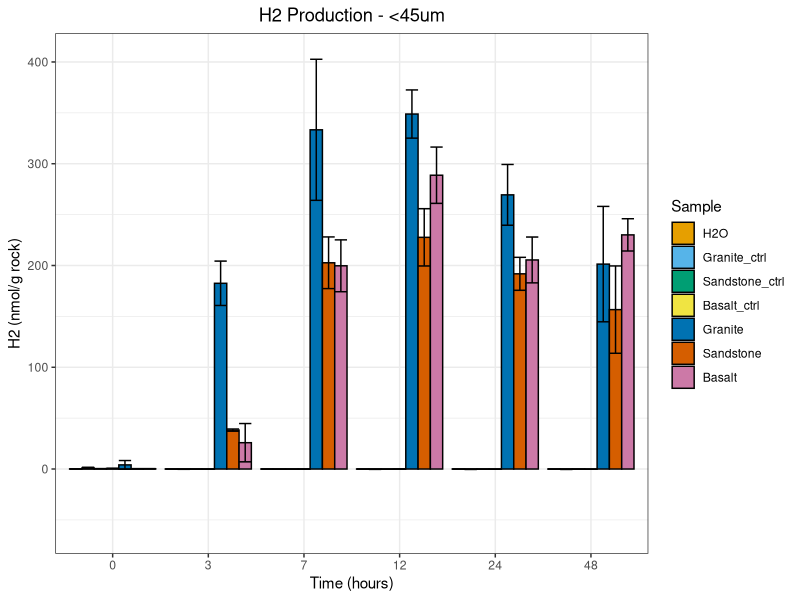
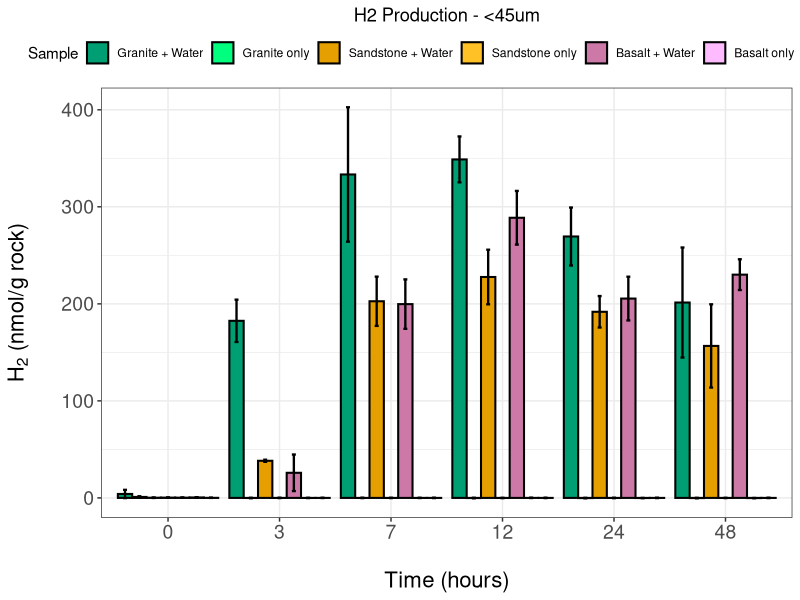
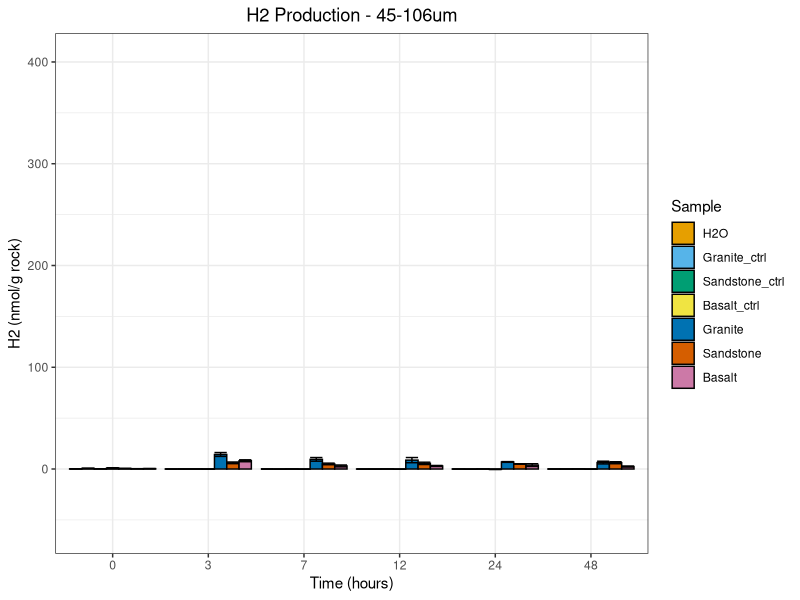
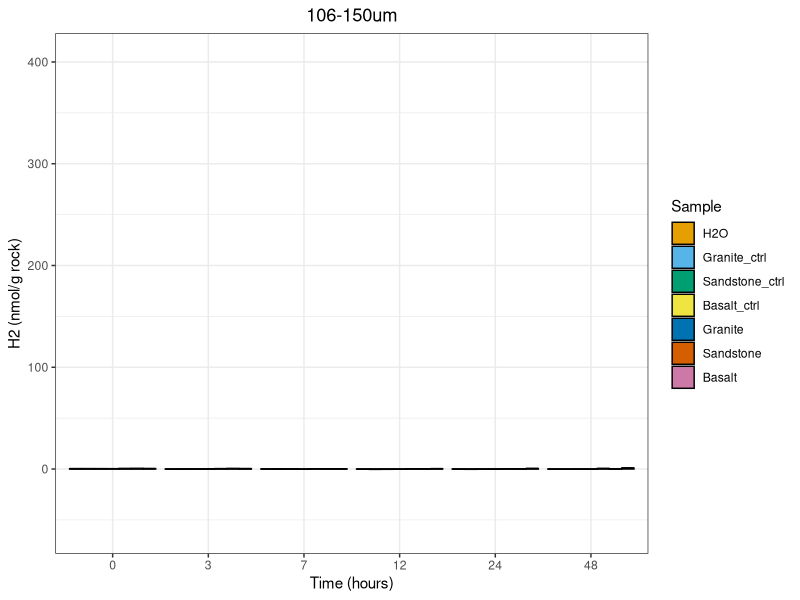
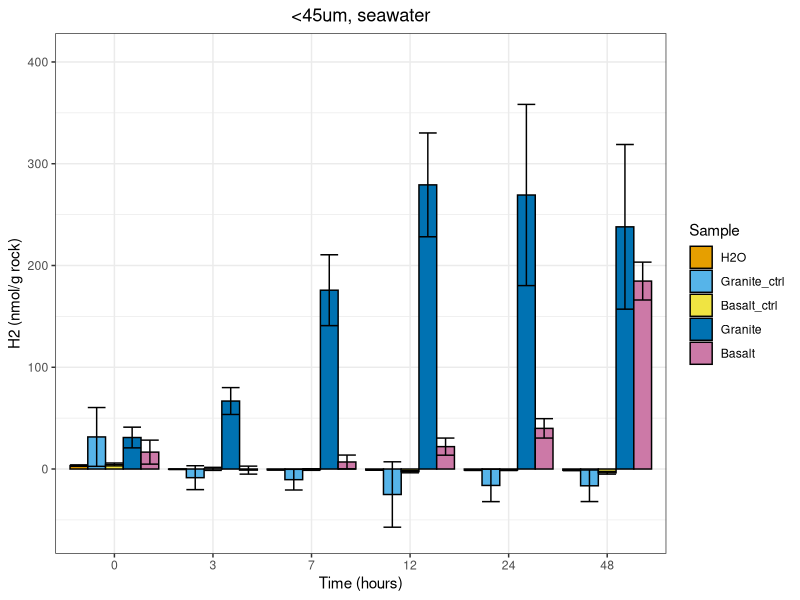

R code for these plots, in order:
########### Script for Abiotic Appendix H2 Figures ###########

library(reshape2)
library(ggplot2)
library(dplyr)

df <- read.csv("table3.csv")
df$Time <- as.factor(df$Time)
df$Sample <- factor(df$Sample,levels = c("H2O", "Granite_ctrl", "Sandstone_ctrl", "Basalt_ctrl", "Granite", "Sandstone", "Basalt"))

exp1 <- df[1:42,]
exp2 <- df[43:84,]
exp3 <- df[85:126,]
exp4 <- df[127:156,]

# The palette with grey:
cbPalette <- c("#E69F00", "#56B4E9", "#009E73", "#F0E442", "#0072B2", "#D55E00", "#CC79A7")
cbbPalette <- c("#E69F00", "#56B4E9", "#F0E442", "#0072B2", "#CC79A7")


# <45um
p1 <- ggplot(exp1, aes(x=Time, y=H2, fill=Sample)) + 
  geom_bar(stat="identity", color="black", 
           position=position_dodge()) +
  geom_errorbar(aes(ymin=H2-Std_Dev, ymax=H2+Std_Dev),
                position=position_dodge(.9)) + 
  theme_bw() + 
  scale_fill_brewer(palette="Dark2") +
  ggtitle("H2 Production - <45um") +
  xlab("Time (hours)") +
  ylab("H2 (nmol/g rock)") +
  theme(plot.title=element_text(hjust=0.5)) +
  scale_fill_manual(values=cbPalette) + ylim(-60,405)
p1


# <45um edited
exp0 <- read.csv("table5.csv")

cbbbPalette <- c("#009E73", "springgreen", "#E69F00", "goldenrod1", "#CC79A7","plum1", "#56B4E9")



exp0$Time <- as.factor(exp0$Time)
exp0$Sample <- factor(exp0$Sample,levels = c("Granite + Water", "Granite only", "Sandstone + Water", "Sandstone only",
                                             "Basalt + Water", "Basalt only", "Water"))

p1 <- ggplot(exp0, aes(x=Time, y=H2, fill=Sample)) + 
  geom_bar(stat="identity", color="black", 
           position=position_dodge(), size=0.7) +
  geom_errorbar(aes(ymin=H2-Std_Dev, ymax=H2+Std_Dev),
                position=position_dodge(.9), 
                width = 0.25,  # Adjusts the width of the error bars
                size = 0.8) +  # Adjusts the thickness of the error bars
  theme_bw() + 
  #scale_fill_brewer(palette="Dark2") +
  ggtitle("H2 Production - <45um") +
  xlab("Time (hours)") +
  ylab(expression(H[2] ~ "(nmol/g rock)")) +
  theme(plot.title=element_text(hjust=0.5),
        axis.title.x = element_text(size = 16, margin = margin(t = 20)),  
        axis.title.y = element_text(size = 16, margin = margin(r = 20)),  
        axis.text.x = element_text(size = 14),
        axis.text.y = element_text(size = 14),
        legend.position="top") +
  scale_fill_manual(values=cbbbPalette)+
  guides(fill = guide_legend(nrow = 1))
p1


# 45-106um
p2 <- ggplot(exp2, aes(x=Time, y=H2, fill=Sample)) + 
  geom_bar(stat="identity", color="black", 
           position=position_dodge()) +
  geom_errorbar(aes(ymin=H2-Std_Dev, ymax=H2+Std_Dev),
                position=position_dodge(.9)) + 
  theme_bw() + 
  scale_fill_brewer(palette="Dark2") +
  ggtitle("H2 Production - 45-106um") +
  xlab("Time (hours)") +
  ylab("H2 (nmol/g rock)") +
  theme(plot.title=element_text(hjust=0.5)) +
  scale_fill_manual(values=cbPalette) + ylim(-60,405)
p2

# 106-150um
p3 <- ggplot(exp3, aes(x=Time, y=H2, fill=Sample)) + 
  geom_bar(stat="identity", color="black", 
           position=position_dodge()) +
  geom_errorbar(aes(ymin=H2-Std_Dev, ymax=H2+Std_Dev),
                position=position_dodge(.9)) + 
  theme_bw() + 
  scale_fill_brewer(palette="Dark2") +
  ggtitle("106-150um") +
  xlab("Time (hours)") +
  ylab("H2 (nmol/g rock)") +
  theme(plot.title=element_text(hjust=0.5)) +
  scale_fill_manual(values=cbPalette) + ylim(-60,405)
p3

# <45um seawater
p4 <- ggplot(exp4, aes(x=Time, y=H2, fill=Sample)) + 
  geom_bar(stat="identity", color="black", 
           position=position_dodge()) +
  geom_errorbar(aes(ymin=H2-Std_Dev, ymax=H2+Std_Dev),
                position=position_dodge(.9)) + 
  theme_bw() + 
  scale_fill_brewer(palette="Dark2") +
  ggtitle("<45um, seawater") +
  xlab("Time (hours)") +
  ylab("H2 (nmol/g rock)") +
  theme(plot.title=element_text(hjust=0.5)) +
  scale_fill_manual(values=cbbPalette) + ylim(-60,405)
p4

########### FIGURE S.1.6B ########### 

granite <- read.csv("table4.csv")
granite$Sample <- gsub("um", "μm", granite$Sample)
granite$Time <- as.factor(granite$Time)

granite$Sample <- factor(granite$Sample,levels = c("Granite + Water (<45 μm)","Granite + Water (45-106 μm)","Granite + Water (106-150 μm)"))

cbbbPalette <- c("springgreen4","darkslateblue",  "darkturquoise")

p1 <- ggplot(granite, aes(x=Time, y=H2, fill=Sample)) + 
  geom_bar(stat="identity", color="black", 
           position=position_dodge(), size=0.7) +
  geom_errorbar(aes(ymin=H2-Std_Dev, ymax=H2+Std_Dev),
                position=position_dodge(.9), 
                width = 0.25,  # Adjusts the width of the error bars
                size = 0.8) +  # Adjusts the thickness of the error bars
  theme_bw() + 
  xlab("Time (hours)") +
  ylab(expression(H[2] ~ "(nmol/g rock)")) +
  theme(plot.title=element_text(hjust=0.5),
        axis.title.x = element_text(size = 16, margin = margin(t = 20)),  
        axis.title.y = element_text(size = 16, margin = margin(r = 20)),  
        axis.text.x = element_text(size = 14),
        axis.text.y = element_text(size = 14),
        legend.title = element_text(size = 16),
        legend.text = element_text(size = 14),
        legend.position = "top") +
  scale_fill_manual(values=cbbbPalette)